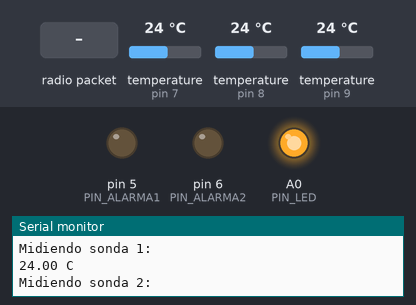
The sketch below on a simulated Arduino Uno, built with avr-gcc and run on an emulated ATmega328P. On the bench: output pins drawn as LEDs (lit = HIGH), the last lines printed to the serial monitor. Inputs (shaded band) come from the test bench; at power-on: temperature (sensors on pin 8, pin 7, pin 9) 24 °C. No radio packets arrive unless stated; pins used as bus, display or sensor lines are not drawn.

Above: at 2.5 s.
2.6 s: temperature (sensor on pin 8) set to 0 °C
5.1 s: radio packet "U" arrives
At 11.2 s:
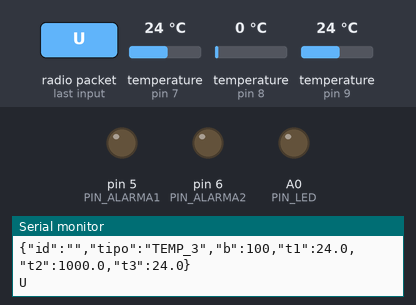
Timing chart, 0 to 12.7 s (numbered marks = the images above; inputs shaded):
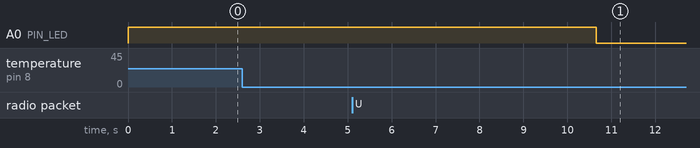

Measured:
- after the input at 5.1 s, A0 (PIN_LED): HIGH → LOW after 5.6 s instead of 8.6 s

The sketch:

termometro_3_sondas_cacao.ino
```cpp
/*
  Archivo:     termometro_3_sondas_cacao.ino
  Created:     19/04/2022 14:40:56
  Author:      Leon David Valderrama
  Proyecto:    SGPS-9828-2022-PDF-20211214105708
  Nombre Proyecto: Sistema de monitoreo iot de curva de fermentacion del cacao para mejorar la calidad del proceso
  Version:     V0.0.2
*/
#include "variables.h"

//-- Lireria de LoRa
#include <SPI.h>
#include <RH_RF95.h>

//-- Libreria de sonda de temperatura
#include <OneWire.h>
#include <DallasTemperature.h>

//-- Libreria EEPROM
#include <EEPROM.h>

//-- Libreria para bajo consumo de energia
#include "LowPower.h"

//-- DECLARACIONES
//-- Sesores de temperatura
OneWire oneWire_1(PIN_SENSOR1);
OneWire oneWire_2(PIN_SENSOR2);
OneWire oneWire_3(PIN_SENSOR3);

DallasTemperature sensor_1(&oneWire_1);
DallasTemperature sensor_2(&oneWire_2);
DallasTemperature sensor_3(&oneWire_3);

DeviceAddress dir_sensor1, dir_sensor2, dir_sensor3;

//-- LoRa
RH_RF95 rf95(RFM95_CS, RFM95_INT);

void setup() {
  Serial.begin(9600);
  Serial.println("\nMedicion de temperatura V0.0.2 - 3 Sondas");
  //-- Inicializa pines digitales I/O
  pinMode(PIN_DRIVE_VCC, OUTPUT);
  pinMode(PIN_LED, OUTPUT);
  pinMode(RFM95_RST, OUTPUT);
  pinMode(PIN_ALARMA1, OUTPUT);
  pinMode(PIN_ALARMA2, OUTPUT);

  //-- inicializa la red VCC administrada por uC
  encender_vcc_dev();
  delay(200);

  //-- inicializa las sondas de temperatura
  if (!inicializa_sonda1()) Serial.println(F("Error inicializando sonda 1"));
  if (!inicializa_sonda2()) Serial.println(F("Error inicializando sonda 2"));
  if (!inicializa_sonda3()) Serial.println(F("Error inicializando sonda 3"));

  //-- Inicializa sistema de comunicaciones
  if (!inicializa_lora()) Serial.println(F("Error inicializando LoRa"));

}

void loop() {

  float t1, t2, t3;
  for (byte i = 0; i < INTENTOS_MEDICION; i++) {
    t1 = tomar_medida(SONDA_1);
    if (!errorMedidaSonda1) i = INTENTOS_MEDICION;
  }
  for (byte i = 0; i < INTENTOS_MEDICION; i++) {
    t2 = tomar_medida(SONDA_2);
    if (!errorMedidaSonda2) i = INTENTOS_MEDICION;
  }
  for (byte i = 0; i < INTENTOS_MEDICION; i++) {
    t3 = tomar_medida(SONDA_3);
    if (!errorMedidaSonda3) i = INTENTOS_MEDICION;
  }

  data = "{\"id\":\"";
  data.concat(leerEEPROM(0));
  data.concat("\",\"tipo\":\"TEMP_3\",\"b\":");
  data.concat(medir_bateria());

  if (!errorMedidaSonda1) {
    data.concat(",\"t1\":");
    data.concat(String(t1, 1));
  }

  if (!errorMedidaSonda2) {
    data.concat(",\"t2\":");
    data.concat(String(t2, 1));
  }

  if (!errorMedidaSonda3) {
    data.concat(",\"t3\":");
    data.concat(String(t3, 1));
  }

  data.concat("}");

  Serial.println(data);
  enviarMensaje();
  ahorro_energia_15min();

}
```

comunicaciones.ino
```cpp
//-- Funcion para enviar mensajes a través de radio LoRa
void enviarMensaje() {
  Serial.println("enviando mensaje:");
  char mensaje[LONGITUD_MSG];
  data.toCharArray(mensaje, LONGITUD_MSG);
  Serial.println(mensaje);
  rf95.send((uint8_t*)mensaje, LONGITUD_MSG);
  rf95.waitPacketSent(5000);
  uint8_t buf[RH_RF95_MAX_MESSAGE_LEN];
  uint8_t len = sizeof(buf);
  if (rf95.waitAvailableTimeout(3000)) {
    if (rf95.recv(buf, &len)) {
      String data_ajustar = (char*)buf;
      Serial.print(data_ajustar);
      if (data_ajustar.equals(leerEEPROM(0))) {
        enviadoOk = true;
      }
      else {
        enviadoOk = false;
      }
    }
    else {
      Serial.println(F("R-Fallo"));
      enviadoOk = false;
    }
  }
  else {
    Serial.println(F("No rta LORA"));
    enviadoOk = false;
  }
}
```

digitales.ino
```cpp
//-- Activa el mosfet Q3 para proporcionar energia a los sensores de temperatura
void encender_vcc_dev() {
  digitalWrite(PIN_DRIVE_VCC, LOW);
  digitalWrite(PIN_LED, HIGH);
  delay(1000);
}

//-- Desactiva el mosfet Q3 para proporcionar energia a los sensores de temperatura
void apagar_vcc_dev() {
  digitalWrite(PIN_DRIVE_VCC, HIGH);
  digitalWrite(PIN_LED, LOW);
}

//-- Indicador led
void parpadeo(byte veces) {
  for (byte i = 0; i < veces; i++) {
    digitalWrite(PIN_LED, HIGH);
    delay(80);
    digitalWrite(PIN_LED, LOW);
    delay(80);
  }
}

//-- Apaga el circuito durante CICLOS_AHORRO_ENERGIA_8S x 8 segundos (aprox 15 min)
void ahorro_energia_15min() {
  apagar_vcc_dev();
  delay(200);
  for (byte i = 0; i < CICLOS_AHORRO_ENERGIA_8S; i++) {
    LowPower.powerDown(SLEEP_8S, ADC_OFF, BOD_OFF);
    delay(100);
    yield();
  }
  encender_vcc_dev();
  delay(200);
}
```

inicializa.ino
```cpp
//-- Funcion para inicializar sonda 1
bool inicializa_sonda1() {
  for (byte i = 0; i < 10; i++) {
    Serial.print(F("S_1 intento # ")); Serial.println(i);
    sensor_1.begin();

    if ((sensor_1.getDeviceCount() < 1) || (!sensor_1.getAddress(dir_sensor1, 0))) {
      Serial.println(F("Error sensor1"));
      errorSonda1 = true;
      return false;
    }
    else {
      sensor_1.setResolution(dir_sensor1, 12);
      return true;
    }
  }
}

//-- Funcion para inicializar sonda 2
bool inicializa_sonda2() {
  for (byte i = 0; i < 10; i++) {
    Serial.print(F("S_2 intento # ")); Serial.println(i);
    sensor_2.begin();

    if ((sensor_2.getDeviceCount() < 1) || (!sensor_2.getAddress(dir_sensor2, 0))) {
      Serial.println(F("Error sensor2"));
      errorSonda2 = true;
      return false;
    }
    else {
      sensor_2.setResolution(dir_sensor2, 12);
      return true;
    }
  }
}

//-- Funcion para inicializar sonda 3
bool inicializa_sonda3() {
  for (byte i = 0; i < 10; i++) {
    Serial.print(F("S_3 intento # ")); Serial.println(i);
    sensor_3.begin();

    if ((sensor_3.getDeviceCount() < 1) || (!sensor_3.getAddress(dir_sensor3, 0))) {
      Serial.println(F("Error sensor3"));
      errorSonda3 = true;
      return false;
    }
    else {
      sensor_3.setResolution(dir_sensor3, 12);
      return true;
    }
  }
}

//-- Inicializa el RFM95W LoRa --
bool inicializa_lora() {
  digitalWrite(RFM95_RST, HIGH);
  delay(10);
  digitalWrite(RFM95_RST, LOW);
  delay(10);
  digitalWrite(RFM95_RST, HIGH);
  delay(10);
  for (byte i = 0; i < 3; i++) {
    if (!rf95.init()) {
      return false;
    }
    else {
      i = 3;
      rf95.setFrequency(RF95_FREQ);
      rf95.setTxPower(23, false); //-- Establece potencia en 23dBm
      return true;
    }
  }
}
```

mediciones.ino
```cpp
//-- realiza medicion de temperatura segun la sonda seleccionada
float tomar_medida(byte sonda) {
  float medida;
  if (sonda == 1) {
    Serial.println(F("Midiendo sonda 1: "));
    sensor_1.requestTemperatures();
    medida = sensor_1.getTempC(dir_sensor1);
    if ((medida == 0.00) || isnan(medida) || medida < -40 || medida == 85.00 || medida > 100) {
      Serial.print(F("Error midiendo sonda: ")); Serial.println(sonda);
      errorMedidaSonda1 = true;
      return 999.99;
    }
  }
  else if (sonda == 2) {
    Serial.println(F("Midiendo sonda 2: "));
    sensor_2.requestTemperatures();
    medida = sensor_2.getTempC(dir_sensor2);
    if ((medida == 0.00) || isnan(medida) || medida < -40 || medida == 85.00 || medida > 100) {
      Serial.print(F("Error midiendo sonda: ")); Serial.println(sonda);
      errorMedidaSonda2 = true;
      return 999.99;
    }
  }
  else if (sonda == 3) {
    Serial.println(F("Midiendo sonda 3: "));
    sensor_3.requestTemperatures();
    medida = sensor_3.getTempC(dir_sensor3);
    if ((medida == 0.00) || isnan(medida) || medida < -40 || medida == 85.00 || medida > 100) {
      Serial.print(F("Error midiendo sonda: ")); Serial.println(sonda);
      errorMedidaSonda3 = true;
      return 999.99;
    }
  }
  errorMedidaSonda1 = false;
  errorMedidaSonda2 = false;
  errorMedidaSonda3 = false;
  Serial.print(medida); Serial.println(F(" C"));
  return medida;
}

//-- Medicion de la bateria
byte medir_bateria() {
  ADMUX = _BV(REFS0) | _BV(MUX3) | _BV(MUX2) | _BV(MUX1);
  delay(2);
  ADCSRA |= _BV(ADSC);
  while (bit_is_set(ADCSRA, ADSC));
  uint8_t low = ADCL;
  uint8_t high = ADCH;
  long result = (high << 8) | low;
  result = 1125300L / result; // Calcula Vcc (en mV); 1125300 = 1.1*1023*1000
  if (result < B_MIN) result = B_MIN;
  if (result > B_MAX) result = B_MAX;
  byte bateria = map(result, B_MIN, B_MAX, 0, 100);
  return bateria;
}
```

memoria.ino
```cpp
//-- Lectura de 10 caracteres de la memoria EEPROM
String leerEEPROM(int addr) {
  byte lectura;
  String strLectura;
  for (int i = addr; i < addr + 10; i++) {
    lectura = EEPROM.read(i);
    if (lectura != 255) {
      strLectura += (char)lectura;
    }
  }
  return strLectura;
}
```

variables.h
```cpp
//-- CONSTANTES

//-- Distribucion de pines

//-- Pines salidas digitales
#define PIN_LED A0
#define PIN_DRIVE_VCC A2
#define PIN_ALARMA1 5
#define PIN_ALARMA2 6
#define RFM95_RST 2

//-- Pines de sensores
#define PIN_SENSOR1 7
#define PIN_SENSOR2 8
#define PIN_SENSOR3 9

//-- Pines SPI LoRa
#define RFM95_CS 10
#define RFM95_INT 3
//      MOSI            11
//      MISO            12
//      SCK             13

//-- Constantes LoRa
#define LONGITUD_MSG 100
#define RF95_FREQ 915.0

//-- 112 ciclos x 8s = 896s aproximadamente 15 minutos
#define CICLOS_AHORRO_ENERGIA_8S 112

#define SONDA_1 1
#define SONDA_2 2
#define SONDA_3 3

#define INTENTOS_MEDICION 10

#define B_MAX 3300
#define B_MIN 2800

//-- VARIABLES
bool errorSonda1 = false;
bool errorSonda2 = false;
bool errorSonda3 = false;

bool errorMedidaSonda1 = false;
bool errorMedidaSonda2 = false;
bool errorMedidaSonda3 = false;

bool okEnvio = false;
bool okReciboAck = false;

String data;

bool enviadoOk = false;

unsigned long millisMedidas;
bool primer_ingreso = false;
```
